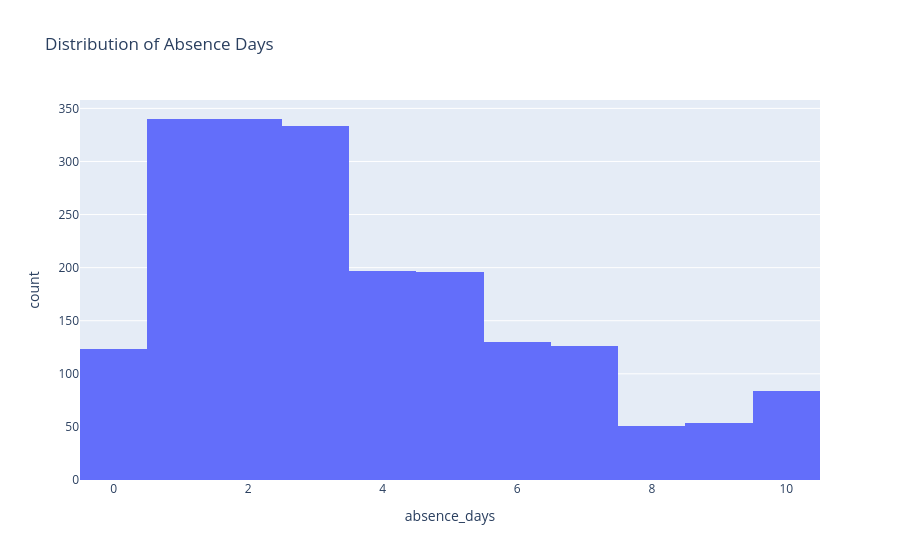

The notebook cell this image was saved under:
### Markdown cell above
### 8.4 Distribution of Absence Days

Looks at how attendance patterns are spread across the student population.

### Code cell
fig4 = px.histogram(
    df,
    x="absence_days",
    title="Distribution of Absence Days"
)
fig4.show()

### Figure 1 — Plotly figure (JSON) as saved in the notebook; plotly's stock layout.template omitted (floating-point values rounded to 4 significant figures; data arrays with more than 128 entries replaced by an {"elided": "..."} marker saying what was removed)
{"data": [{"bingroup": "x", "hovertemplate": "absence_days=%{x}<br>count=%{y}<extra></extra>", "legendgroup": "", "marker": {"color": "#636efa", "pattern": {"shape": ""}}, "name": "", "orientation": "v", "showlegend": false, "type": "histogram", "x": {"elided": "1974 int values"}, "xaxis": "x", "yaxis": "y"}], "layout": {"barmode": "relative", "legend": {"tracegroupgap": 0}, "title": {"text": "Distribution of Absence Days"}, "xaxis": {"anchor": "y", "domain": [0, 1], "title": {"text": "absence_days"}}, "yaxis": {"anchor": "x", "domain": [0, 1], "title": {"text": "count"}}}}
